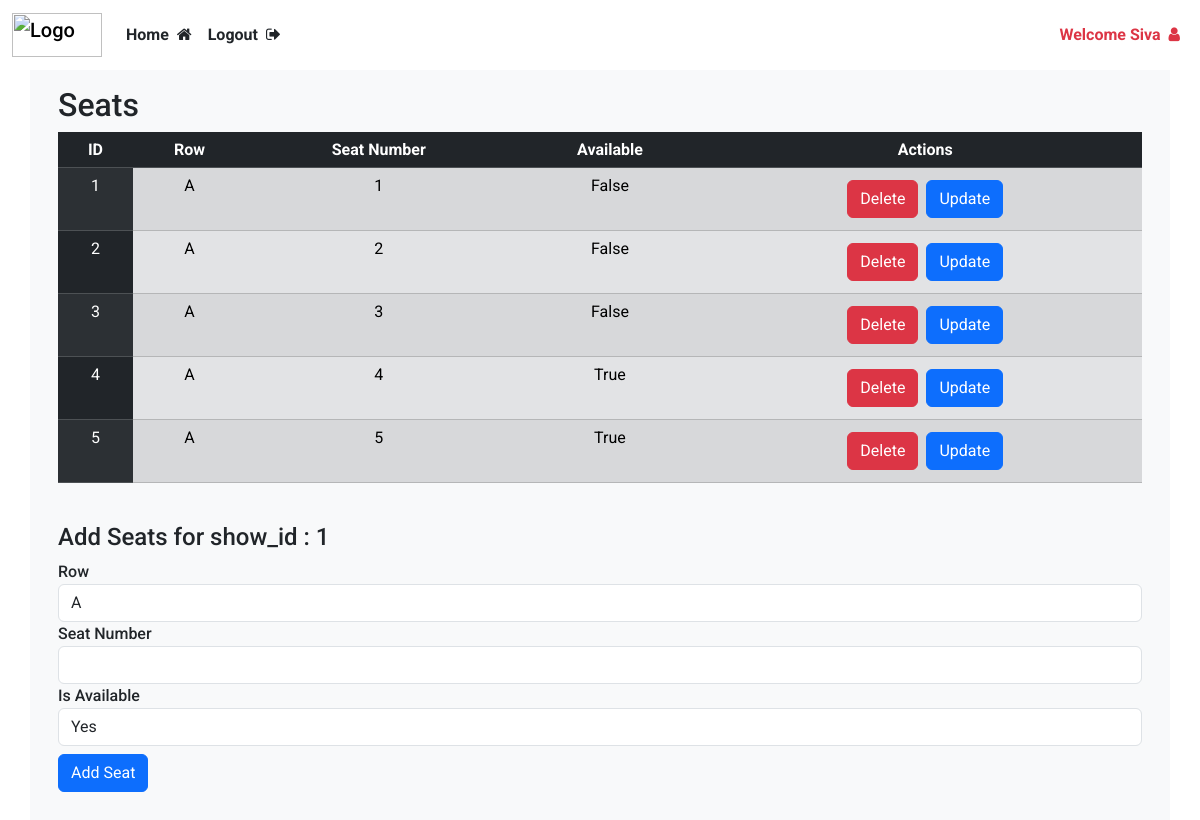
Page /seats?screening_id=1 (signed in) on the committed database.
### website/models.py (models this page shows)
class User(db.Model, UserMixin):
    id = db.Column(db.Integer , primary_key=True)
    email = db.Column(db.String(150), unique = True)
    password = db.Column(db.String(150))
    name = db.Column(db.String(150))
    phone = db.Column(db.String(15), nullable=True)
    is_admin = db.Column(db.Boolean, default=False)
    bookings = db.relationship('Booking', backref='user', lazy=True ,cascade="all, delete-orphan")

class Seat(db.Model):
    id = db.Column(db.Integer, primary_key=True)
    screening_id = db.Column(db.Integer, db.ForeignKey('screening.id'), nullable=False)
    row = db.Column(db.String(5), nullable=False)
    seat_number = db.Column(db.Integer, nullable=False)
    is_available = db.Column(db.Boolean, default=True)
    bookings = db.relationship('Booking', backref='seat', lazy=True)

### website/views.py (the view)
@views.route('/seats')
@login_required
def seats():
    screening_id = request.args.get('screening_id')
    seats = Seat.query.filter_by(screening_id = screening_id).all()
    return render_template("addseats.html", user= current_user, screening_id= screening_id, seats = seats)

### website/templates/addseats.html (shortened to what this page needs)
{% extends "base.html" %}
{% block content %}
<div class="p-3">
    <h2> Seats</h2>
    <div class="mb-4 overflow-auto">
        <table class="table table-striped">
            <thead>
                <tr class="table-dark text-center">
                    <th scope="col">ID</th>
                    <th scope="col">Row</th>
                    <th scope="col">Seat Number</th>
                    <th scope="col">Available</th>
                    <th scope="col">Actions</th>
                </tr>
            </thead>
            <tbody>
                {% for seat in seats %}
                <tr class="table-secondary text-center">
                    <td class="table-dark">{{ seat.id }}</td>
                    <td>{{ seat.row }}</td>
                    <td>{{ seat.seat_number }}</td>
                    <td>{{ seat.is_available }}</td>
                    <td>
                        <div class="d-flex justify-content-center">
                            <button class="btn btn-danger m-1" onclick="deleteSeat({{seat.id}})">Delete</button>
                            <button class="btn btn-primary m-1"
                                        data-bs-toggle="modal"
                                        data-bs-target="#updateMovieModal"
                                        onclick='updateSeat(
                                            {{seat.id}},
                                            {{seat.seat_number}}
                                        )'>
                                        Update
                            </button>
                        </div>
                    </td>
                </tr>
                {% endfor %}
            </tbody>
        </table>
    </div>
    <h4>Add Seats for show_id : {{screening_id}}</h4>
    <form method="POST" action="{{url_for('views.add_seats')}}" enctype="multipart/form-data">
        <div class="form-group">
            <label for="row">Row</label>
            <select class="form-control" id="row" name="row">
                <option value="A">A</option>
            </select>
        </div>
        <div class="form-group">
            <label for="seat_number">Seat Number</label>
            <input type="number" class="form-control" id="seat_number" name="seat_number" required>
        </div>
        <div class="form-group">
            <label for="is_available">Is Available</label>
            <select class="form-control" id="is_available" name="is_available">
                <option value="true">Yes</option>
            </select>
        </div>
        <button type="submit" class="btn btn-primary mt-2">Add Seat</button>
    </form>
</div>
{% endblock %}

### website/templates/base.html (shortened to what this page needs)
<html>
    <head>
        <link rel="stylesheet" href="{{url_for('static', filename= 'bootstrap.min.css')}}">
        <link rel="stylesheet" href="{{ url_for('static', filename= 'index.css') }}">
        <link rel="stylesheet" href="https://cdnjs.cloudflare.com/ajax/libs/font-awesome/4.7.0/css/font-awesome.min.css">
    </head>
    <body>
        <nav class="navbar navbar-expand-lg">
            <div class="container-fluid">
                <a class="navbar-brand" href="/">
                    <img src="https://getlogo.net/wp-content/uploads/2020/04/bookmyshow-logo-vector.png" alt="Logo" width="90" height="44" class="d-inline-block align-text-top">
                </a>
                <div class="collapse navbar-collapse" id="navbar">
                    <ul class="navbar-nav me-auto">
                        {% if user.is_authenticated %}
                            {% if user.is_admin %}
                            <li class="nav-item">
                                <a class="nav-link text-dark fw-bold" href="/admin/add">Home<i class="fa fa-home ms-2" aria-hidden="true"></i></a>
                            </li>
                            <li class="nav-item">
                                <a class="nav-link text-dark fw-bold" href="/logout">Logout<i class="fa fa-sign-out ms-2" aria-hidden="true"></i></a>
                            </li>
                            {% endif %}
                        {% endif %}
                    </ul>
                    <ul class="navbar-nav ms-auto">
                        {% if user.is_authenticated %}
                            <li class="nav-item">
                                <a class="nav-link fw-bold text-danger" href="{{url_for('views.user_bookings')}}">
                                    Welcome {{user.name}}<i class="fa fa-user ms-2" aria-hidden="true"></i>
                                </a>
                            </li>
                        {% endif %}
                    </ul>
                </div>
            </div>
        </nav>
        <div class="container bg-light">
            {% block content %}
            {% endblock %}
        </div>
    </body>
</html>

### website/static/index.css (style rules this page uses)
body { font-family: "Roboto", sans-serif; font-weight: 500; font-style: normal; }

### rows in the picture
User: name "Siva"
Seat: id "1", row "A", seat_number "1", is_available "False"
Seat: id "2", row "A", seat_number "2", is_available "False"
Seat: id "3", row "A", seat_number "3", is_available "False"
Seat: id "4", row "A", seat_number "4", is_available "True"
Seat: id "5", row "A", seat_number "5", is_available "True"

### other values in the picture
{{ screening_id }} "1"
